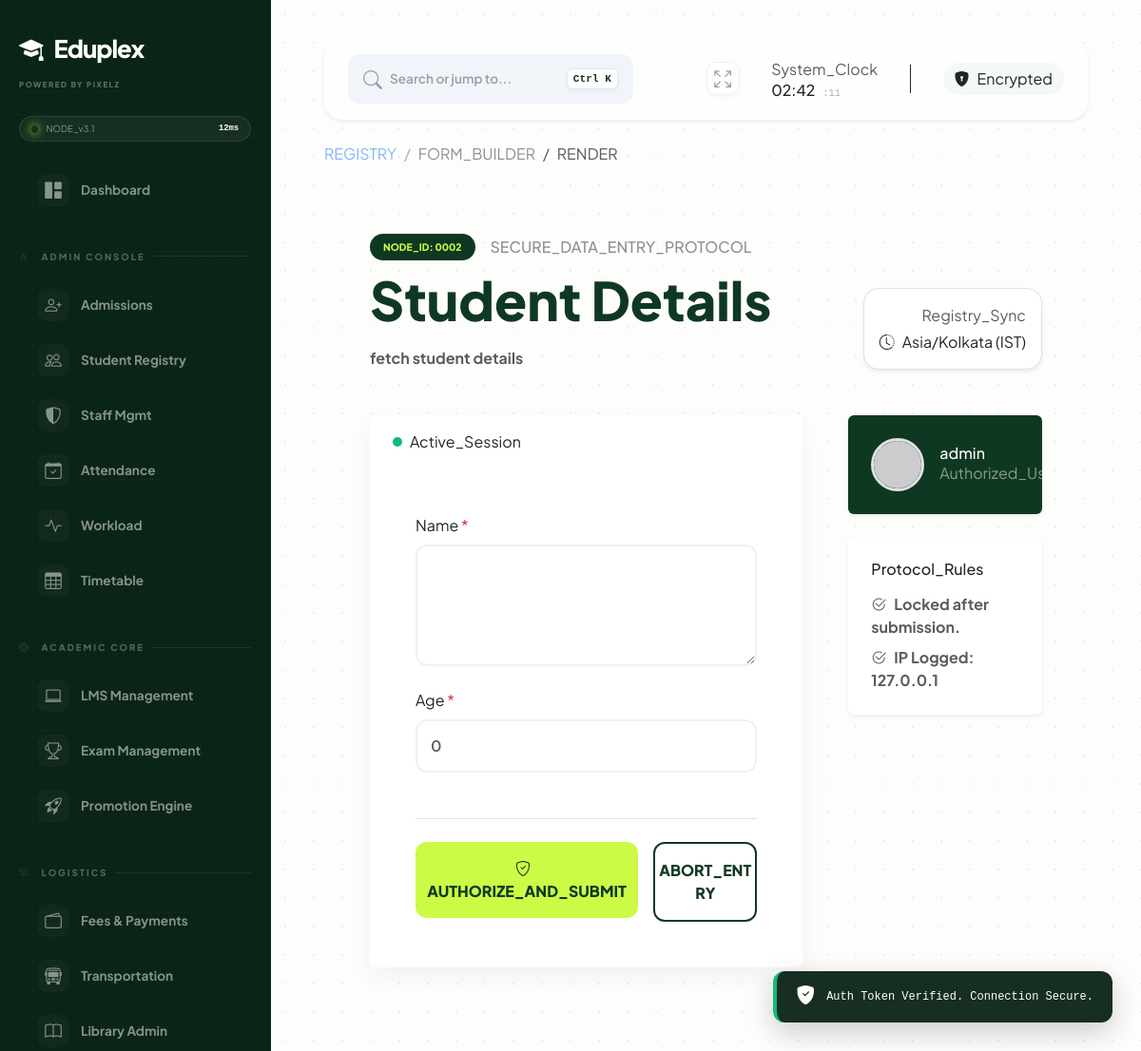
Screenshot of /form_builder/view/2/ (signed in) with the database file from the repository.
### form_builder/models.py (models this page shows, shortened)
class CustomForm(models.Model):
    STATUS_CHOICES = [
        ('draft', 'Draft (Staff Only)'),
        ('published', 'Published (Active)'),
        ('archived', 'Archived (Historical)'),
    ]
    title = models.CharField(max_length=200)
    description = models.TextField(blank=True)
    category = models.CharField(max_length=100, default="General", help_text="e.g., Admissions, Leave, Feedback")
    status = models.CharField(max_length=20, choices=STATUS_CHOICES, default='draft')
    limit_responses = models.PositiveIntegerField(default=0, help_text="Set to 0 for unlimited")
    created_by = models.ForeignKey(User, on_delete=models.CASCADE)
    created_at = models.DateTimeField(auto_now_add=True)
    updated_at = models.DateTimeField(auto_now=True) # NEW: Track edits
    is_active = models.BooleanField(default=True)

class FormField(models.Model):
    FIELD_TYPES = [
        ('text', 'Short Text'),
        ('textarea', 'Long Text'),
        ('number', 'Number'),
        ('date', 'Date'),
        ('email', 'Email'),
        ('select', 'Dropdown'),
        ('checkbox', 'Checkbox'),
        ('file', 'File Upload'), # NEW: File support for productivity
    ]
    custom_form = models.ForeignKey(CustomForm, on_delete=models.CASCADE, related_name='fields')
    label = models.CharField(max_length=200)
    field_type = models.CharField(max_length=20, choices=FIELD_TYPES)
    help_text = models.CharField(max_length=200, blank=True)
    required = models.BooleanField(default=True)
    placeholder = models.CharField(max_length=200, blank=True)
    choices = models.TextField(blank=True, help_text="Comma-separated options (for Dropdown/Checkbox)")
    order = models.PositiveIntegerField(default=0)
    class Meta:
        ordering = ['order']

### form_builder/views.py (the view, shortened to what this page needs)
# urls.py: path('view/<int:form_id>/', views.render_form, name='render'),
@login_required
def render_form(request, form_id):
    custom_form = get_object_or_404(CustomForm, id=form_id)
    if custom_form.limit_responses > 0:
        count = FormSubmission.objects.filter(custom_form=custom_form).count()
        if count >= custom_form.limit_responses:
            return render(request, 'error.html', {'message': "This form has reached its maximum response quota."})
    fields = custom_form.fields.all()
    logic_data = []
    return render(request, 'form_builder/render.html', {
        'custom_form': custom_form,
        'fields': fields,
        'logic_json': json.dumps(logic_data) # Inject logic into template
    })

### dashboard/templatetags/dashboard_extras.py (called while the page is built)
@register.filter(name='replace_chars')
def replace_chars(value, arg):
    if not value:
        return ""
    try:
        old, new = arg.split(',')
        return str(value).replace(old, new)
    except:
        return value

### templates/form_builder/render.html (shortened to what this page needs)
{% extends 'base.html' %}
{% load static %}
{% block extra_head %}
<link rel="stylesheet" href="https://cdn.jsdelivr.net/npm/bootstrap-icons@1.11.1/font/bootstrap-icons.css">
{% endblock %}
{% block content %}
<div class="theme-wrapper container-fluid p-4 p-lg-5 page-load-animation registry-blueprint">
    <div class="row align-items-end mb-5 gy-4">
        <div class="col-xl-8">
            <div class="d-flex align-items-center gap-3 mb-2">
                <span class="badge-node-tech">NODE_ID: {{ custom_form.id|stringformat:"04d" }}</span>
                <h6 class="text-uppercase smallest fw-black ls-1 m-0 text-theme-dark opacity-50">
                    SECURE_DATA_ENTRY_PROTOCOL
                </h6>
            </div>
            <h1 class="display-title tracking-tighter m-0 line-height-1">
                {{ custom_form.title }}
            </h1>
            {% if custom_form.description %}
                <p class="fs-6 fw-bold text-muted mt-3 mb-0" style="max-width: 650px;">{{ custom_form.description }}</p>
            {% endif %}
        </div>
        <div class="col-xl-4 d-flex justify-content-xl-end">
            <div class="text-xl-end bg-white p-3 rounded-4 shadow-sm border">
                <span class="smallest fw-black text-muted uppercase ls-1 d-block mb-1">Registry_Sync</span>
                <span class="fw-black text-theme-dark"><i class="bi bi-clock-history me-2"></i>Asia/Kolkata (IST)</span>
            </div>
        </div>
    </div>
    <div class="row g-5">
        <div class="col-xl-8">
            <div class="card card-terminal border-0 glass-node shadow-soft overflow-hidden">
                <div class="bg-theme-dark py-3 px-4 d-flex justify-content-between align-items-center">
                    <div class="d-flex align-items-center gap-2">
                        <span class="status-dot animate-pulse"></span>
                        <span class="smallest fw-black text-theme-accent uppercase ls-1">Active_Session</span>
                    </div>
                    <code class="smallest text-white opacity-50">v2.0.26_SYNCED</code>
                </div>
                <form method="POST" enctype="multipart/form-data" class="card-body p-4 p-md-5" id="smartForm">
                    <div class="row g-4">
                        {% for field in fields %}
                        <div class="col-12 form-field-wrapper" id="field_wrapper_{{ field.id }}">
                            <div class="d-flex justify-content-between align-items-center mb-2">
                                <label class="fw-black text-theme-dark smallest uppercase ls-1 m-0">
                                    {{ field.label }} {% if field.required %}<span class="text-danger">*</span>{% endif %}
                                </label>
                            </div>
                            <div class="input-group-node">
                                {% if field.field_type == 'text' %}
                                    <input type="text" name="field_{{ field.id }}" class="form-control node-input"
                                           placeholder="{{ field.placeholder }}" {% if field.required %}required{% endif %}>
                                {% elif field.field_type == 'textarea' %}
                                    <textarea name="field_{{ field.id }}" class="form-control node-input" rows="4"
                                              placeholder="{{ field.placeholder }}" {% if field.required %}required{% endif %}></textarea>
                                {% elif field.field_type == 'number' %}
                                    <input type="number" name="field_{{ field.id }}" class="form-control node-input"
                                           placeholder="0" {% if field.required %}required{% endif %}>
                                {% elif field.field_type == 'date' %}
                                    <input type="date" name="field_{{ field.id }}" class="form-control node-input"
                                           {% if field.required %}required{% endif %}>
                                {% elif field.field_type == 'file' %}
                                    <div class="p-4 text-center rounded-4 border-dashed bg-white">
                                        <i class="bi bi-cloud-arrow-up-fill fs-1 text-theme-accent-dark"></i>
                                        <input type="file" name="field_{{ field.id }}" class="form-control mt-3" {% if field.required %}required{% endif %}>
                                    </div>
                                {% endif %}
                            </div>
                        </div>
                        {% endfor %}
                    </div>
                    <div class="mt-5 pt-4 border-top">
                        <div class="row g-3">
                            <div class="col-md-8">
                                <button type="submit" class="btn-terminal-action neon w-100 py-3 justify-content-center">
                                    <i class="bi bi-shield-check me-2"></i>AUTHORIZE_AND_SUBMIT
                                </button>
                            </div>
                            <div class="col-md-4">
                                <a href="{% url 'form_builder:index' %}" class="btn-terminal-outline w-100 py-3 text-center d-block" style="text-decoration:none">
                                    ABORT_ENTRY
                                </a>
                            </div>
                        </div>
                    </div>
                </form>
            </div>
        </div>
        <div class="col-xl-4">
            <div class="card border-0 glass-node-dark shadow-sm p-4 text-white mb-4" style="background: var(--theme-dark);">
                <div class="d-flex align-items-center gap-3">
                    <img src="https://ui-avatars.com/api/?name={{ request.user.username }}&background=cbfb45&color=0f3822&bold=true"
                         class="rounded-circle border border-3 border-theme-accent" style="width: 56px;">
                    <div>
                        <h6 class="fw-black m-0 tracking-tighter">{{ request.user.get_full_name|default:request.user.username }}</h6>
                        <span class="smallest opacity-50 fw-black uppercase ls-1">Authorized_User</span>
                    </div>
                </div>
            </div>
            <div class="card border-0 glass-node shadow-sm p-4">
                <h6 class="fw-black text-theme-dark smallest uppercase ls-1 mb-3">Protocol_Rules</h6>
                <ul class="list-unstyled mb-0 smallest fw-bold text-muted">
                    <li class="mb-2"><i class="bi bi-check2-circle text-theme-accent-dark me-2"></i>Locked after submission.</li>
                    <li><i class="bi bi-check2-circle text-theme-accent-dark me-2"></i>IP Logged: {{ request.META.REMOTE_ADDR }}</li>
                </ul>
            </div>
        </div>
    </div>
</div>
{% endblock %}

### templates/base.html (style rules this page uses)
:root { --bg-body: #fdfdfc; --bg-sidebar: #0a2416; --primary-lime: #cbfb45; --theme-accent-dark: #217346; --text-muted: #9a9cae; --white: #ffffff; --transition-smooth: all 0.4s cubic-bezier(0.16, 1, 0.3, 1); --sidebar-width: 285px; }
html, body { height: 100%; width: 100%; margin: 0; padding: 0; overflow: hidden; background-color: var(--bg-body); font-family: 'Plus Jakarta Sans', sans-serif; -webkit-tap-highlight-color: transparent; }
.animate-pulse { animation: pulse-neon 2s infinite; }
.shadow-soft { box-shadow: 0 10px 25px rgba(15, 56, 34, 0.05); }

### templates/form_builder/render.html (style rules this page uses)
:root { --theme-dark: #0f3822; --theme-accent: #cbfb45; --theme-accent-dark: #217346; --bg-sage: #e8f0eb; --bg-sage-light: #f8faf9; }
.form-field-wrapper { display: block; opacity: 1; transition: opacity 0.3s ease; }
.display-title { font-weight: 900; font-size: clamp(2rem, 5vw, 3.5rem); color: var(--theme-dark); }
.badge-node-tech { background: var(--theme-dark); color: var(--theme-accent); padding: 6px 14px; border-radius: 50px; font-weight: 900; font-size: 0.65rem; }
.node-input { border: 2px solid #eef2f0; border-radius: 12px; padding: 14px; font-weight: 600; background: #fff; }
.btn-terminal-action.neon { background: var(--theme-accent); color: var(--theme-dark); border: none; font-weight: 900; border-radius: 12px; }
.btn-terminal-outline { border: 2px solid var(--theme-dark); border-radius: 12px; color: var(--theme-dark); font-weight: 900; }
.status-dot { width: 10px; height: 10px; border-radius: 50%; background: #10b981; display: inline-block; }
.animate-pulse { animation: pulse-neon 2s infinite; }

### rows the page displays
CustomForm: id "0002", title "Student Details", description "fetch student details"
FormField: label "Name"
FormField: label "Age"

### other values shown
{{ request.resolver_match.app_name }} "FORM_BUILDER"
{{ request.resolver_match.url_name|replace_chars:"_, " }} "RENDER"
{{ request.user.get_full_name|default:request.user.username }} "admin"
{{ request.META.REMOTE_ADDR }} "127.0.0.1"
